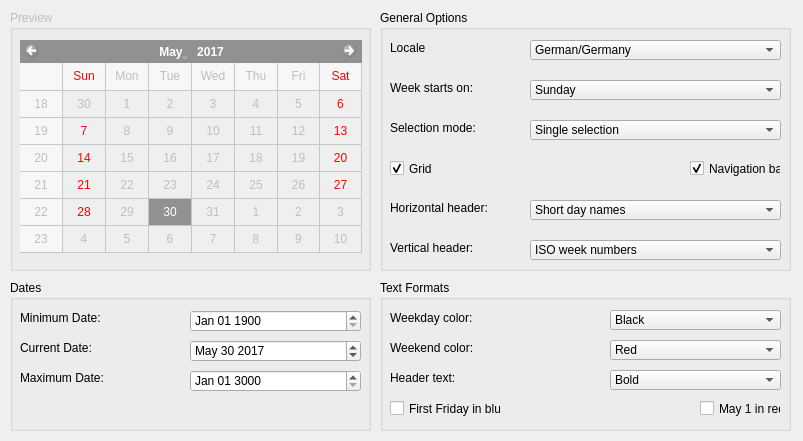
<?xml version="1.0" encoding="UTF-8"?>
<ui version="4.0">
 <class>Calender</class>
 <widget class="QMainWindow" name="Calender">
  <property name="enabled">
   <bool>true</bool>
  </property>
  <property name="geometry">
   <rect>
    <x>0</x>
    <y>0</y>
    <width>803</width>
    <height>441</height>
   </rect>
  </property>
  <property name="tabletTracking">
   <bool>false</bool>
  </property>
  <property name="windowTitle">
   <string>MainWindow</string>
  </property>
  <property name="documentMode">
   <bool>false</bool>
  </property>
  <property name="tabShape">
   <enum>QTabWidget::Rounded</enum>
  </property>
  <property name="dockNestingEnabled">
   <bool>true</bool>
  </property>
  <widget class="QWidget" name="centralwidget">
   <widget class="QGroupBox" name="groupBox">
    <property name="enabled">
     <bool>false</bool>
    </property>
    <property name="geometry">
     <rect>
      <x>10</x>
      <y>10</y>
      <width>361</width>
      <height>261</height>
     </rect>
    </property>
    <property name="title">
     <string>Preview</string>
    </property>
    <widget class="QCalendarWidget" name="calendarWidget">
     <property name="geometry">
      <rect>
       <x>10</x>
       <y>30</y>
       <width>342</width>
       <height>213</height>
      </rect>
     </property>
     <property name="selectedDate">
      <date>
       <year>2017</year>
       <month>5</month>
       <day>30</day>
      </date>
     </property>
     <property name="firstDayOfWeek">
      <enum>Qt::Sunday</enum>
     </property>
     <property name="gridVisible">
      <bool>true</bool>
     </property>
     <property name="selectionMode">
      <enum>QCalendarWidget::SingleSelection</enum>
     </property>
     <property name="horizontalHeaderFormat">
      <enum>QCalendarWidget::ShortDayNames</enum>
     </property>
     <property name="verticalHeaderFormat">
      <enum>QCalendarWidget::ISOWeekNumbers</enum>
     </property>
     <property name="navigationBarVisible">
      <bool>true</bool>
     </property>
     <property name="dateEditEnabled">
      <bool>false</bool>
     </property>
    </widget>
   </widget>
   <widget class="QGroupBox" name="groupBox_2">
    <property name="geometry">
     <rect>
      <x>10</x>
      <y>280</y>
      <width>361</width>
      <height>151</height>
     </rect>
    </property>
    <property name="title">
     <string>Dates</string>
    </property>
    <widget class="QLabel" name="label">
     <property name="geometry">
      <rect>
       <x>10</x>
       <y>30</y>
       <width>101</width>
       <height>16</height>
      </rect>
     </property>
     <property name="text">
      <string>Minimum Date:</string>
     </property>
    </widget>
    <widget class="QLabel" name="label_2">
     <property name="geometry">
      <rect>
       <x>10</x>
       <y>60</y>
       <width>101</width>
       <height>16</height>
      </rect>
     </property>
     <property name="text">
      <string>Current Date:</string>
     </property>
    </widget>
    <widget class="QLabel" name="label_3">
     <property name="geometry">
      <rect>
       <x>10</x>
       <y>90</y>
       <width>101</width>
       <height>16</height>
      </rect>
     </property>
     <property name="text">
      <string>Maximum Date:</string>
     </property>
    </widget>
    <widget class="QDateEdit" name="dateEdit">
     <property name="geometry">
      <rect>
       <x>180</x>
       <y>30</y>
       <width>171</width>
       <height>22</height>
      </rect>
     </property>
     <property name="dateTime">
      <datetime>
       <hour>0</hour>
       <minute>0</minute>
       <second>0</second>
       <year>1900</year>
       <month>1</month>
       <day>1</day>
      </datetime>
     </property>
     <property name="currentSection">
      <enum>QDateTimeEdit::MonthSection</enum>
     </property>
     <property name="displayFormat">
      <string>MMM dd yyyy</string>
     </property>
    </widget>
    <widget class="QDateEdit" name="dateEdit_2">
     <property name="geometry">
      <rect>
       <x>180</x>
       <y>60</y>
       <width>171</width>
       <height>22</height>
      </rect>
     </property>
     <property name="dateTime">
      <datetime>
       <hour>0</hour>
       <minute>0</minute>
       <second>0</second>
       <year>2017</year>
       <month>5</month>
       <day>30</day>
      </datetime>
     </property>
     <property name="displayFormat">
      <string>MMM dd yyyy</string>
     </property>
    </widget>
    <widget class="QDateEdit" name="dateEdit_3">
     <property name="geometry">
      <rect>
       <x>180</x>
       <y>90</y>
       <width>171</width>
       <height>22</height>
      </rect>
     </property>
     <property name="dateTime">
      <datetime>
       <hour>0</hour>
       <minute>0</minute>
       <second>0</second>
       <year>3000</year>
       <month>1</month>
       <day>1</day>
      </datetime>
     </property>
     <property name="displayFormat">
      <string>MMM dd yyyy</string>
     </property>
    </widget>
   </widget>
   <widget class="QGroupBox" name="groupBox_3">
    <property name="geometry">
     <rect>
      <x>380</x>
      <y>10</y>
      <width>411</width>
      <height>261</height>
     </rect>
    </property>
    <property name="title">
     <string>General Options</string>
    </property>
    <widget class="QLabel" name="label_4">
     <property name="geometry">
      <rect>
       <x>10</x>
       <y>30</y>
       <width>101</width>
       <height>16</height>
      </rect>
     </property>
     <property name="text">
      <string>Locale</string>
     </property>
    </widget>
    <widget class="QLabel" name="label_5">
     <property name="geometry">
      <rect>
       <x>10</x>
       <y>70</y>
       <width>100</width>
       <height>16</height>
      </rect>
     </property>
     <property name="text">
      <string>Week starts on:</string>
     </property>
    </widget>
    <widget class="QLabel" name="label_6">
     <property name="geometry">
      <rect>
       <x>10</x>
       <y>110</y>
       <width>100</width>
       <height>16</height>
      </rect>
     </property>
     <property name="text">
      <string>Selection mode:</string>
     </property>
    </widget>
    <widget class="QComboBox" name="comboBox">
     <property name="geometry">
      <rect>
       <x>150</x>
       <y>30</y>
       <width>251</width>
       <height>20</height>
      </rect>
     </property>
     <property name="acceptDrops">
      <bool>false</bool>
     </property>
     <item>
      <property name="text">
       <string>German/Germany</string>
      </property>
     </item>
    </widget>
    <widget class="QComboBox" name="comboBox_2">
     <property name="geometry">
      <rect>
       <x>150</x>
       <y>70</y>
       <width>251</width>
       <height>20</height>
      </rect>
     </property>
     <item>
      <property name="text">
       <string>Sunday</string>
      </property>
     </item>
    </widget>
    <widget class="QComboBox" name="comboBox_3">
     <property name="geometry">
      <rect>
       <x>150</x>
       <y>110</y>
       <width>251</width>
       <height>20</height>
      </rect>
     </property>
     <item>
      <property name="text">
       <string>Single selection</string>
      </property>
     </item>
    </widget>
    <widget class="QCheckBox" name="checkBox">
     <property name="geometry">
      <rect>
       <x>10</x>
       <y>150</y>
       <width>70</width>
       <height>17</height>
      </rect>
     </property>
     <property name="text">
      <string>Grid</string>
     </property>
     <property name="checked">
      <bool>true</bool>
     </property>
    </widget>
    <widget class="QCheckBox" name="checkBox_2">
     <property name="geometry">
      <rect>
       <x>310</x>
       <y>150</y>
       <width>91</width>
       <height>17</height>
      </rect>
     </property>
     <property name="text">
      <string>Navigation bar</string>
     </property>
     <property name="checked">
      <bool>true</bool>
     </property>
    </widget>
    <widget class="QComboBox" name="comboBox_4">
     <property name="geometry">
      <rect>
       <x>150</x>
       <y>190</y>
       <width>251</width>
       <height>20</height>
      </rect>
     </property>
     <item>
      <property name="text">
       <string>Short day names</string>
      </property>
     </item>
    </widget>
    <widget class="QLabel" name="label_7">
     <property name="geometry">
      <rect>
       <x>10</x>
       <y>190</y>
       <width>101</width>
       <height>16</height>
      </rect>
     </property>
     <property name="text">
      <string>Horizontal header:</string>
     </property>
    </widget>
    <widget class="QComboBox" name="comboBox_5">
     <property name="geometry">
      <rect>
       <x>150</x>
       <y>230</y>
       <width>251</width>
       <height>20</height>
      </rect>
     </property>
     <item>
      <property name="text">
       <string>ISO week numbers</string>
      </property>
     </item>
    </widget>
    <widget class="QLabel" name="label_8">
     <property name="geometry">
      <rect>
       <x>10</x>
       <y>230</y>
       <width>101</width>
       <height>16</height>
      </rect>
     </property>
     <property name="text">
      <string>Vertical header:</string>
     </property>
    </widget>
   </widget>
   <widget class="QGroupBox" name="groupBox_4">
    <property name="geometry">
     <rect>
      <x>380</x>
      <y>280</y>
      <width>411</width>
      <height>151</height>
     </rect>
    </property>
    <property name="title">
     <string>Text Formats</string>
    </property>
    <widget class="QLabel" name="label_9">
     <property name="geometry">
      <rect>
       <x>10</x>
       <y>30</y>
       <width>101</width>
       <height>16</height>
      </rect>
     </property>
     <property name="text">
      <string>Weekday color:</string>
     </property>
    </widget>
    <widget class="QComboBox" name="comboBox_6">
     <property name="geometry">
      <rect>
       <x>230</x>
       <y>30</y>
       <width>171</width>
       <height>20</height>
      </rect>
     </property>
     <item>
      <property name="text">
       <string>Black</string>
      </property>
     </item>
    </widget>
    <widget class="QLabel" name="label_10">
     <property name="geometry">
      <rect>
       <x>10</x>
       <y>60</y>
       <width>101</width>
       <height>16</height>
      </rect>
     </property>
     <property name="text">
      <string>Weekend color:</string>
     </property>
    </widget>
    <widget class="QComboBox" name="comboBox_7">
     <property name="geometry">
      <rect>
       <x>230</x>
       <y>60</y>
       <width>171</width>
       <height>20</height>
      </rect>
     </property>
     <item>
      <property name="text">
       <string>Red</string>
      </property>
     </item>
    </widget>
    <widget class="QComboBox" name="comboBox_8">
     <property name="geometry">
      <rect>
       <x>230</x>
       <y>90</y>
       <width>171</width>
       <height>20</height>
      </rect>
     </property>
     <item>
      <property name="text">
       <string>Bold</string>
      </property>
     </item>
    </widget>
    <widget class="QLabel" name="label_11">
     <property name="geometry">
      <rect>
       <x>10</x>
       <y>90</y>
       <width>101</width>
       <height>16</height>
      </rect>
     </property>
     <property name="text">
      <string>Header text:</string>
     </property>
    </widget>
    <widget class="QCheckBox" name="checkBox_4">
     <property name="geometry">
      <rect>
       <x>320</x>
       <y>120</y>
       <width>81</width>
       <height>17</height>
      </rect>
     </property>
     <property name="text">
      <string>May 1 in red</string>
     </property>
     <property name="checked">
      <bool>false</bool>
     </property>
    </widget>
    <widget class="QCheckBox" name="checkBox_3">
     <property name="geometry">
      <rect>
       <x>10</x>
       <y>120</y>
       <width>111</width>
       <height>17</height>
      </rect>
     </property>
     <property name="text">
      <string>First Friday in blue</string>
     </property>
     <property name="checked">
      <bool>false</bool>
     </property>
    </widget>
   </widget>
  </widget>
 </widget>
 <resources/>
 <connections/>
</ui>
